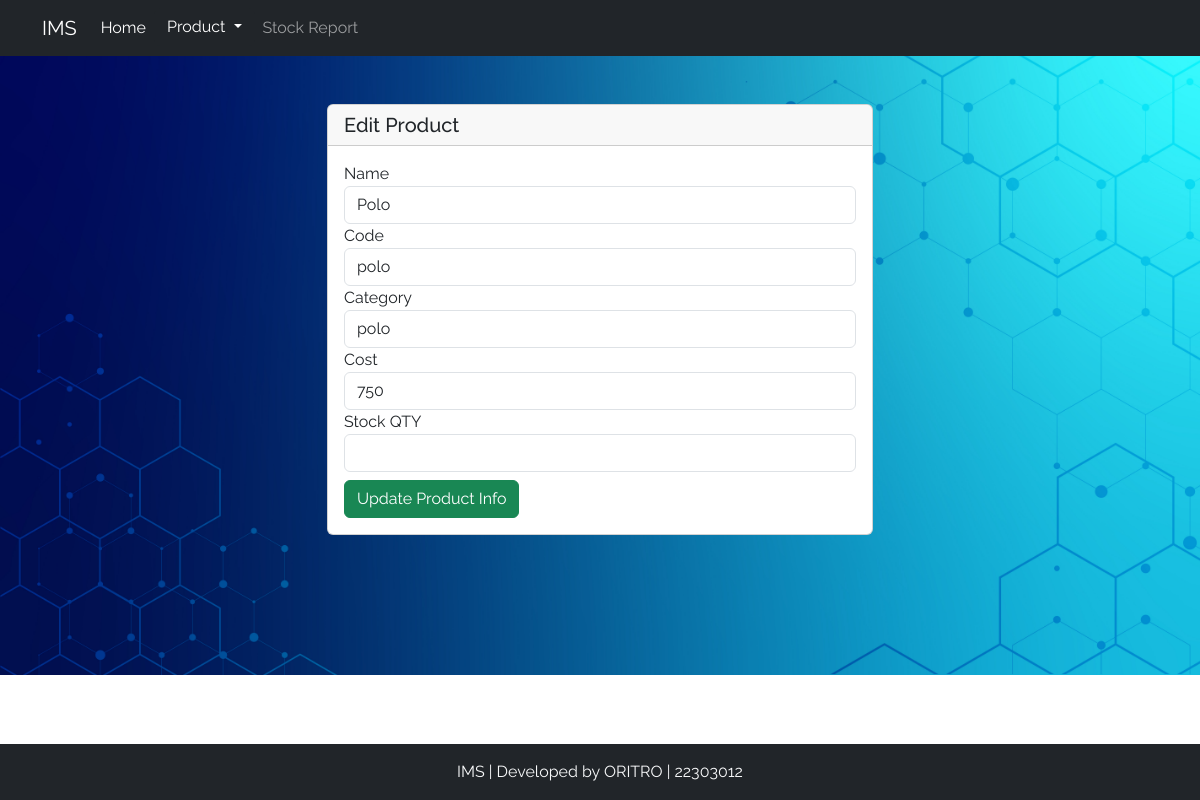
Page /edit.php?id=2 on the committed database.
### tables this page shows
CREATE TABLE `tb_product` (
  `p_id` int(11) NOT NULL,
  `pdt_name` varchar(90) NOT NULL,
  `pdt_code` varchar(90) NOT NULL,
  `pdt_category` varchar(90) NOT NULL,
  `pdt_unit` varchar(90) NOT NULL,
  `pdt_cost` int(11) NOT NULL
);

### edit.php (the view, shortened to what this page needs)
<?php include('header.php'); ?>
<div class="container mt-5">
        <div class="row justify-content-center">
            <div class="col-md-6">
                <div class="card">
                    <div class="card-header">
                        <h5 class="mb-0">Edit Product</h5>
                    </div>
                    <div class="card-body">
                        <form method="POST" action="/ims/update.php">
                        <?php
                            if(isset($_GET['id']) && !empty($_GET['id'])){
                                $id = $_GET['id'];
                                $query = "SELECT * FROM `tb_product` WHERE p_id =" . $id ;
                                $res = mysqli_query($conn, $query);
                                while($rows=$res->fetch_assoc())
                                {
                            ?>
                            <div class="form-group">
                                <label for="name">Name</label>
                                <input type="text" class="form-control" name="name" value="<?php echo $rows["pdt_name"] ?>">
                            </div>
                            <div class="form-group">
                                <label for="code">Code </label>
                                <input type="text" class="form-control" name="code"  value="<?php echo $rows["pdt_code"] ?>">
                            </div>
                            <div class="form-group">
                                <label for="category">Category</label>
                                <input type="text" class="form-control" name="cat"  value="<?php echo $rows["pdt_category"] ?>">
                            </div>
                            <div class="form-group">
                                <label for="cost">Cost</label>
                                <input type="text" class="form-control" name="cost"  value="<?php echo $rows["pdt_cost"] ?>">
                            </div>
                            <div class="form-group mb-2">
                                <label for="cost">Stock QTY</label>
                                <input type="text" class="form-control" name="qty"  value="<?php echo $rows["pdt_stock"] ?>">
                            </div>
                            <?php
                                }
                            };
                            ?>
                            <button type="submit" class="btn btn-success">Update Product Info</button>
                        </form>
                    </div>
                </div>
            </div>
        </div>
</div>
<?php include('footer.php'); ?>

### css/style.css (style rules this page uses)
body { background-image: url('/ims/img/pos_wallpaper.jpg'); background-size: cover; background-repeat: no-repeat; font-family: 'Raleway'; color:#fff; margin: 0; padding: 0; }

### rows in the picture
tb_product: name "Polo", code "polo", cat "polo", cost "750"
